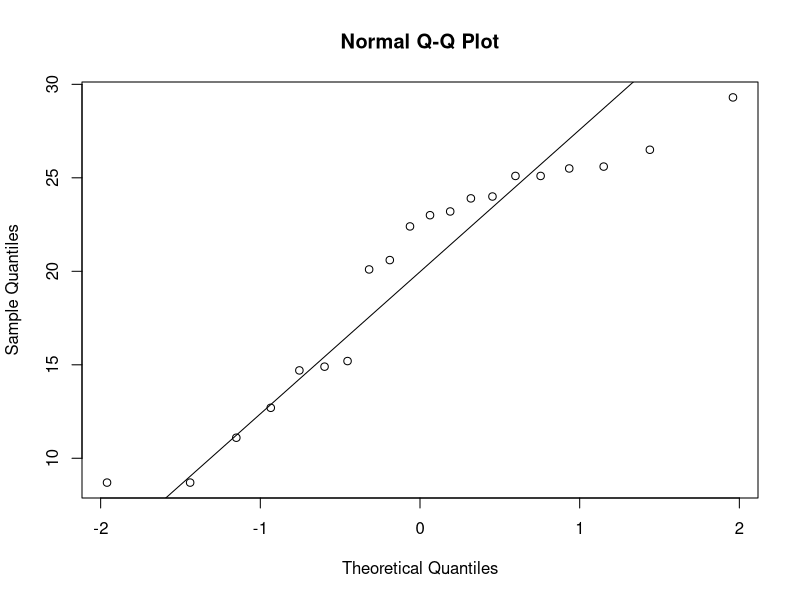
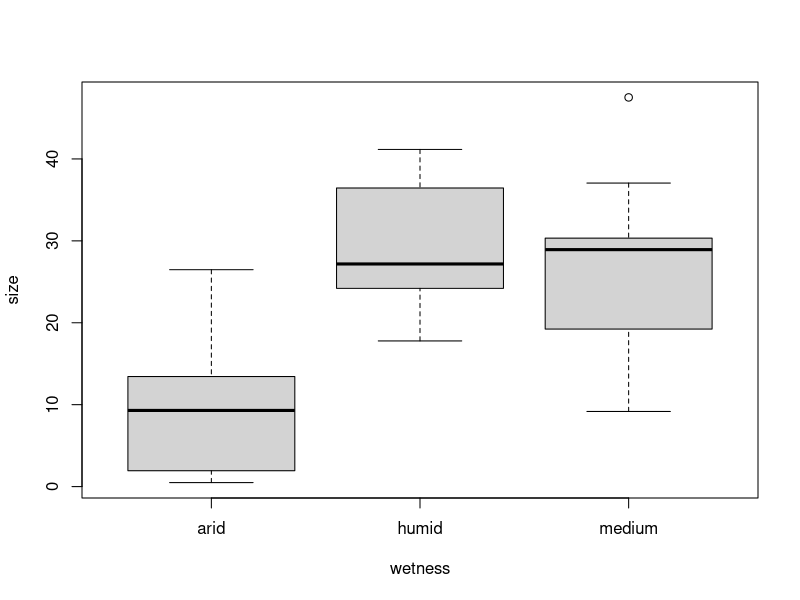

Recreate these plots in R, in order. (Note: this script raises an error after producing the figures.)
## ---- chunk 1
rm(list = ls())
#options(digits = 3)
Sys.setlocale("LC_MESSAGES", "en_US.utf8")
## ---- chunk 2
cat('# ', rmarkdown::metadata$title)
## ---- chunk 3
cat('## ', rmarkdown::metadata$subtitle)
## ---- chunk 4
cat('### ', rmarkdown::metadata$author)
## ---- chunk 5
cat('#### ', rmarkdown::metadata$institute)
## ---- chunk 6
cat(rmarkdown::metadata$date)
## ---- chunk 7
blade_length<-c(14.9, 24.0, 8.7, 29.3, 25.5, 23.9, 22.4,
                12.7, 8.7, 25.1, 25.6, 14.7, 23.0, 23.2,
                26.5, 11.1, 15.2, 20.6, 20.1, 25.1)

ks.test(blade_length,"pnorm",mean(blade_length),sd(blade_length))
## ---- chunk 8
shapiro.test(blade_length)
## ---- chunk 9
qqnorm(blade_length)
qqline(blade_length)
## ---- chunk 10
blade_length <- read.csv("blade_length.csv")
var.test(length~site,data=blade_length)
## ---- chunk 11
t.test(length ~ site, data=blade_length, var.equal=T)
## ---- chunk 12
blade_length3 <- read.csv("blade_length3.csv")

var.test(length ~ site, data = blade_length3)
## ---- chunk 13
t.test(length ~ site, data = blade_length3)
## ---- chunk 14
settlements <- read.csv("settlements.csv")
head(settlements)
## ---- chunk 15
p.adjust(c(0.2869584, 1.939408e-07, 3.436855e-05), method = "bonferroni")
## ---- chunk 16
boxplot(size~wetness, data=settlements)
## ---- chunk 17
summary(aov(size~wetness, data=settlements))
## ---- chunk 18
summary.lm(aov(size~wetness, data=settlements))
## ---- chunk 19
wetness.new<-relevel(settlements$wetness, ref ="medium")
summary.lm(aov(settlements$size~wetness.new))
## ---- chunk 20
pairwise.t.test(settlements$size,settlements$wetness,
p.adjust="bonferroni")
## ---- chunk 21
boxplot(size~regions, data=settlements)
## ---- chunk 22
interaction.plot(settlements$wetness, settlements$regions,
settlements$size)
## ---- chunk 23
summary(aov(size~wetness*regions, data=settlements))
